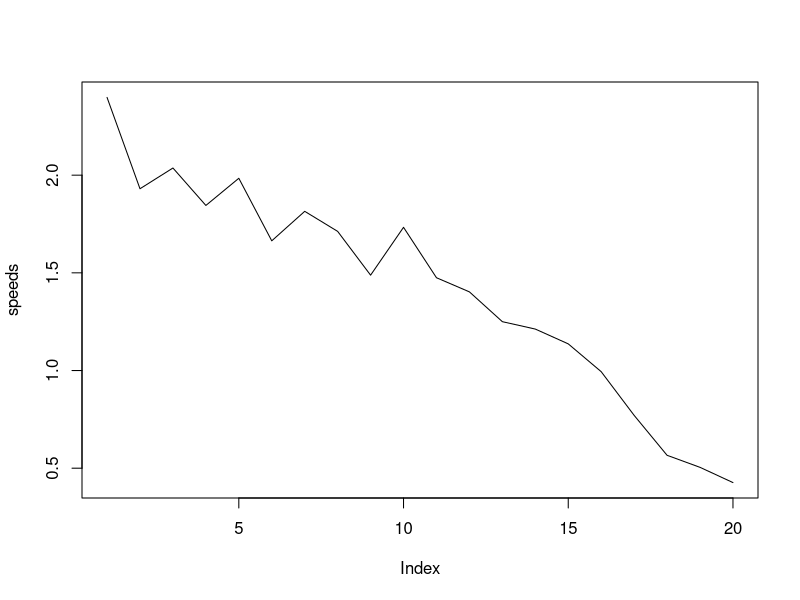

Write the R code that produced this figure.
a1 = c(1454133022532,
      1454133023212,
      1454133023846,
      1454133024549,
      1454133025255,
      1454133026055,
      1454133026850,
      1454133027751,
      1454133028760,
      1454133029956,
      1454133031774,
      1454133033720,
      1454133035721,
      1454133037997)

b1 = c(1454133119042,
      1454133119517,
      1454133120037,
      1454133120586,
      1454133121159,
      1454133121670,
      1454133122260,
      1454133122849,
      1454133123461,
      1454133124214,
      1454133124877,
      1454133125588,
      1454133126467,
      1454133127311,
      1454133128257,
      1454133129316,
      1454133130770,
      1454133132587,
      1454133134513,
      1454133136680,
      1454133139024)

c1_2 = c(1454133524280,
        1454133525248,
        1454133526091,
        1454133526960,
        1454133528073,
        1454133529517,
        1454133531443,
        1454133533514)

c2_2 = c(1454133570298,
        1454133570846,
        1454133571479,
        1454133572074,
        1454133572723,
        1454133573445,
        1454133574104,
        1454133574825,
        1454133575619,
        1454133576520,
        1454133577479,
        1454133578925,
        1454133580695,
        1454133582714,
        1454133584886)

a1 = diff(a1)
b1 = diff(b1)
c1_2 = diff(c1_2)
c2_2 = diff(c2_2)

a1 = a1 / 1000
b1 = b1 / 1000
c1_2 = c1_2 / 1000
c2_2 = c2_2 / 1000

linear_reg <- function(input) {
  revs_a = 1:length(input)
  lm1_t = lm(input ~ revs_a)
  speeds_a = 3.14*0.65/input
  lm1_s = lm(speeds_a ~ revs_a)
  list(lm1_t, lm1_s)
}

summary(linear_reg(a1)[[1]])
summary(linear_reg(a1)[[2]])

summary(linear_reg(b1)[[1]])
summary(linear_reg(b1)[[2]])

summary(linear_reg(c1_2)[[1]])
summary(linear_reg(c1_2)[[2]])

summary(linear_reg(c2_2)[[1]])
summary(linear_reg(c2_2)[[2]])

avgs = c(0.4750,0.5200,0.5490,0.5730,0.5110,0.5900,0.5685,0.6417,0.6607,
         0.6717,0.7130,0.7793,0.7867,0.9022,0.9530,1.1195,1.5485,1.7715,
         2.0282,2.2158)

revs_avgs = 1:length(avgs)
lm1_t = lm(avgs ~ revs_avgs)
speeds_a = 3.14*0.65/avgs
lm1_s = lm(speeds_a ~ revs_avgs)


b = c(1454239147623,
      1454239148040,
      1454239148558,
      1454239149049,
      1454239149591,
      1454239150095,
      1454239150696,
      1454239151247,
      1454239151831,
      1454239152503,
      1454239153080,
      1454239153758,
      1454239154471,
      1454239155271,
      1454239156096,
      1454239156976,
      1454239157982,
      1454239159280,
      1454239161047,
      1454239163030,
      1454239165376)

b = diff(b);
b = 0.001 * b;
speeds = 1/b;
plot(speeds, type="l")
absi = 1:length(speeds)
lm1_s = lm(speeds ~ absi)